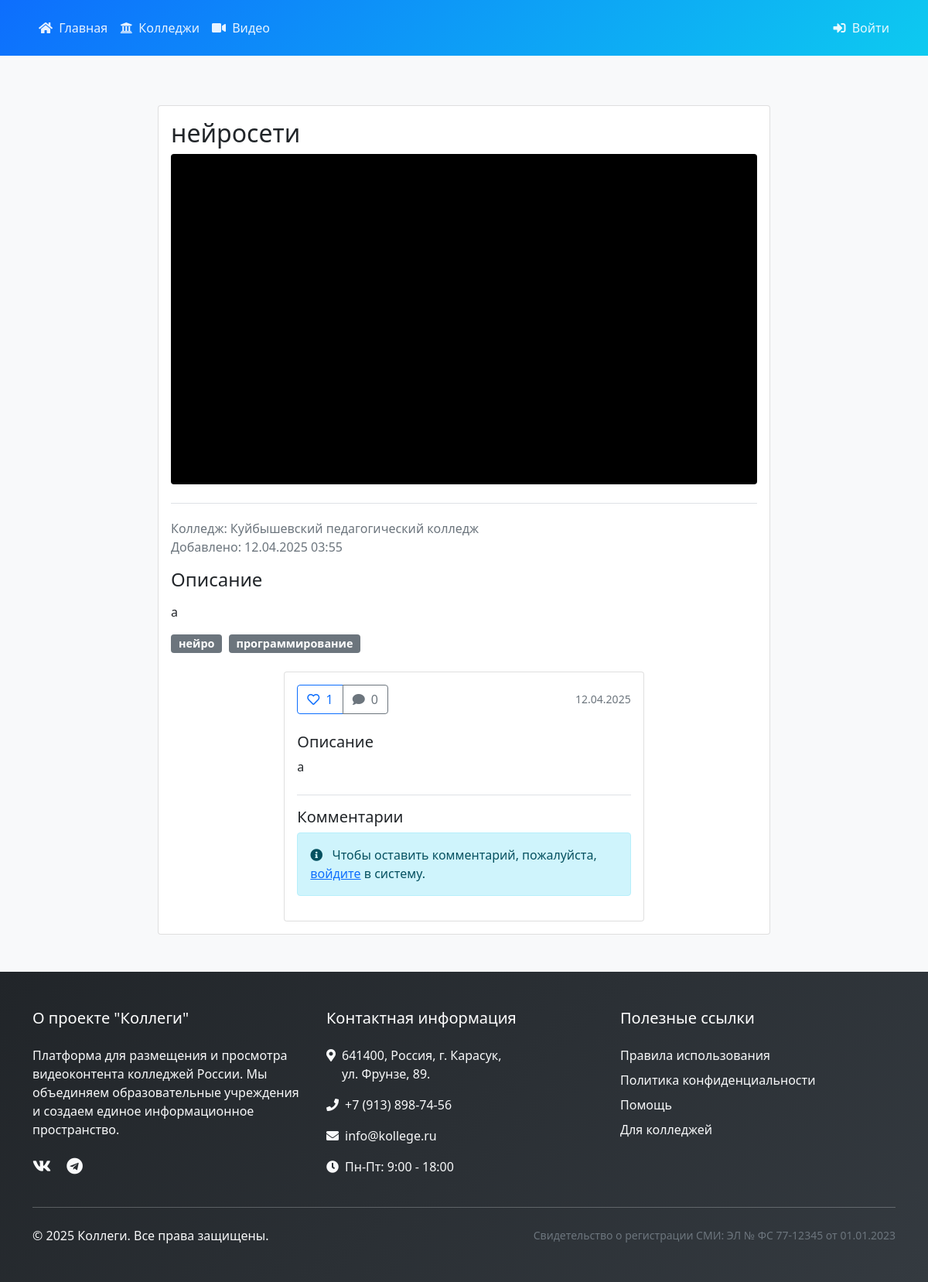
The app's page /index.php?page=video&id=3 with its own data.
### tables this page shows
CREATE TABLE `videos` (
  `id` int(11) NOT NULL,
  `college_id` int(11) NOT NULL,
  `title` varchar(255) NOT NULL,
  `description` text DEFAULT NULL,
  `file_path` varchar(255) NOT NULL,
  `status` enum('pending','approved','rejected') DEFAULT 'pending',
  `created_at` timestamp NOT NULL DEFAULT current_timestamp()
);

CREATE TABLE `users` (
  `id` int(11) NOT NULL,
  `username` varchar(50) NOT NULL,
  `email` varchar(100) NOT NULL,
  `password` varchar(255) NOT NULL,
  `college_name` varchar(100) NOT NULL,
  `description` text DEFAULT NULL,
  `role` enum('admin','college') DEFAULT 'college',
  `created_at` timestamp NOT NULL DEFAULT current_timestamp(),
  `reset_token` varchar(255) DEFAULT NULL,
  `reset_token_expires` timestamp NULL DEFAULT NULL,
  `website` varchar(255) DEFAULT NULL,
  `social_vk` varchar(255) DEFAULT NULL,
  `social_rutube` varchar(255) DEFAULT NULL,
  `profile_image` varchar(255) DEFAULT NULL
);

### pages/video/view.php (the view, shortened to what this page needs)
<?php
$video_id = isset($_GET['id']) ? (int)$_GET['id'] : 0;
$stmt = $db->prepare("
    SELECT v.*,
           u.college_name,
           GROUP_CONCAT(t.name) as tags,
           (SELECT COUNT(*) FROM video_likes WHERE video_id = v.id) as likes_count,
           (SELECT COUNT(*) FROM video_comments WHERE video_id = v.id) as comments_count,
           EXISTS(SELECT 1 FROM video_likes WHERE video_id = v.id AND user_id = ?) as user_liked
    FROM videos v
    LEFT JOIN users u ON v.college_id = u.id
    LEFT JOIN video_tags vt ON v.id = vt.video_id
    LEFT JOIN tags t ON vt.tag_id = t.id
    WHERE v.id = ?
    GROUP BY v.id
");
$stmt->execute([isset($_SESSION['user_id']) ? $_SESSION['user_id'] : 0, $video_id]);
$video = $stmt->fetch();
$is_local_file = !filter_var($video['file_path'], FILTER_VALIDATE_URL);
function getVideoId($url) {
    if (strpos($url, 'rutube.ru') !== false) {
        if (preg_match('/(?:rutube\.ru\/video\/|rutube\.ru\/play\/embed\/)([a-zA-Z0-9]+)/', $url, $matches)) {
            return ['type' => 'rutube', 'id' => $matches[1]];
        }
    }
    return ['type' => 'unknown', 'id' => ''];
}
?>
<div class="content-wrapper">
    <div class="row">
        <div class="col-md-8 mx-auto">
            <div class="card">
                <div class="card-body">
                    <h2 class="card-title"><?php echo htmlspecialchars($video['title']); ?></h2>
                    <div class="video-container mb-4">
                        <?php if ($is_local_file): ?>
                            <video id="localVideo" class="video-js vjs-default-skin vjs-big-play-centered" controls preload="auto" width="100%" height="450">
                                <source src="<?php echo htmlspecialchars($video['file_path']); ?>" type="video/mp4">
                                Ваш браузер не поддерживает видео.
                            </video>
                            <div class="mt-3">
                                <a href="?page=video&id=<?php echo $video_id; ?>&download=1" class="btn btn-primary">
                                    <i class="fas fa-download"></i> Скачать видео
                                </a>
                            </div>
                        <?php else: ?>
                            <?php
                            $video_info = getVideoId($video['file_path']);
                            switch ($video_info['type']) {
                                case 'rutube':
                                    echo '<div class="video-wrapper rutube-video">
                                            <iframe width="100%" height="450"
                                                src="https://rutube.ru/play/embed/' . $video_info['id'] . '"
                                                frameborder="0"
                                                allow="clipboard-write; autoplay; fullscreen"
                                                webkitallowfullscreen
                                                mozallowfullscreen
                                                allowfullscreen>
                                            </iframe>
                                          </div>';
                                    break;
                            }
                            ?>
                        <?php endif; ?>
                    </div>
                    <div class="video-info">
                        <p class="text-muted">
                            Колледж: <?php echo htmlspecialchars($video['college_name']); ?><br>
                            Добавлено: <?php echo date('d.m.Y H:i', strtotime($video['created_at'])); ?>
                        </p>
                        <?php if ($video['description']): ?>
                            <h4>Описание</h4>
                            <p><?php echo nl2br(htmlspecialchars($video['description'])); ?></p>
                        <?php endif; ?>
                        <?php if ($video['tags']): ?>
                            <div class="tags">
                                <?php foreach(explode(',', $video['tags']) as $tag): ?>
                                    <span class="badge bg-secondary me-1"><?php echo htmlspecialchars($tag); ?></span>
                                <?php endforeach; ?>
                            </div>
                        <?php endif; ?>
                    </div>
                    <div class="container mt-4">
                        <div class="row">
                            <div class="col-md-8 mx-auto">
                                <div class="card">
                                    <div class="card-body">
                                        <div class="d-flex justify-content-between align-items-center mb-4">
                                            <div class="btn-group">
                                                <button type="button" class="btn btn-outline-primary like-btn"
                                                        id="like-btn-<?php echo $video['id']; ?>"
                                                        onclick="toggleLike(<?php echo $video['id']; ?>)"
                                                        <?php echo isset($video['user_liked']) && $video['user_liked'] ? 'data-liked="true"' : ''; ?>>
                                                    <i class="fa<?php echo isset($video['user_liked']) && $video['user_liked'] ? 's' : 'r'; ?> fa-heart"></i>
                                                    <span id="like-count-<?php echo $video['id']; ?>" class="ms-1">
                                                        <?php echo $video['likes_count']; ?>
                                                    </span>
                                                </button>
                                                <button type="button" class="btn btn-outline-secondary"
                                                        onclick="showComments(<?php echo $video['id']; ?>)">
                                                    <i class="fas fa-comment"></i>
                                                    <span class="ms-1"><?php echo $video['comments_count']; ?></span>
                                                </button>
                                            </div>
                                            <small class="text-muted">
                                                <?php echo date('d.m.Y', strtotime($video['created_at'])); ?>
                                            </small>
                                        </div>
                                        <div class="mb-4">
                                            <h5>Описание</h5>
                                            <p><?php echo nl2br(htmlspecialchars($video['description'])); ?></p>
                                        </div>
                                        <div id="comments-section-<?php echo $video['id']; ?>" class="comments-section">
                                            <h5>Комментарии</h5>
                                            <?php if (isset($_SESSION['user_id'])): ?>
                                                <div class="mb-3">
                                                    <form onsubmit="addComment(<?php echo $video['id']; ?>); return false;">
                                                        <textarea id="comment-text-<?php echo $video['id']; ?>"
                                                                  class="form-control"
                                                                  placeholder="Добавить комментарий"
                                                                  required></textarea>
                                                        <button type="submit" class="btn btn-primary btn-sm mt-2">
                                                            Отправить
                                                        </button>
                                                    </form>
                                                </div>
                                            <?php else: ?>
                                                <div class="alert alert-info">
                                                    <i class="fas fa-info-circle me-2"></i>
                                                    Чтобы оставить комментарий, пожалуйста, <a href="index.php?page=login">войдите</a> в систему.
                                                </div>
                                            <?php endif; ?>
                                        </div>
                                    </div>
                                </div>
                            </div>
                        </div>
                    </div>
                </div>
            </div>
        </div>
    </div>
</div>
<link href="https://vjs.zencdn.net/7.20.3/video-js.css" rel="stylesheet" />
<link rel="stylesheet" href="https://cdn.plyr.io/3.7.2/plyr.css" />

### includes/header.php (style rules this page uses)
body { min-height: 100vh; display: flex; flex-direction: column; background-color: #f8f9fa; }

### pages/video/view.php (style rules this page uses)
.video-container { position: relative; background: #000; border-radius: 4px; overflow: hidden; }
.video-wrapper { position: relative; padding-bottom: 56.25%; height: 0; overflow: hidden; }
.video-wrapper iframe { position: absolute; top: 0; left: 0; width: 100%; height: 100%; }
.video-info { margin-top: 20px; padding-top: 20px; border-top: 1px solid #dee2e6; }
.video-info h4 { margin-bottom: 15px; }
.tags { margin-top: 15px; }
.badge { font-size: 0.9em; padding: 5px 10px; }
.like-btn { position: relative; overflow: hidden; }
.comments-section { border-top: 1px solid #dee2e6; padding-top: 1rem; margin-top: 1rem; }

### records on screen
videos: title "нейросети", college.college_name "Куйбышевский педагогический колледж", created_at "12.04.2025 03:55", description "а", created_at "12.04.2025"

### other values on screen
$tag "нейро"
$tag "программирование"
$video['likes_count'] "1"
$video['comments_count'] "0"
